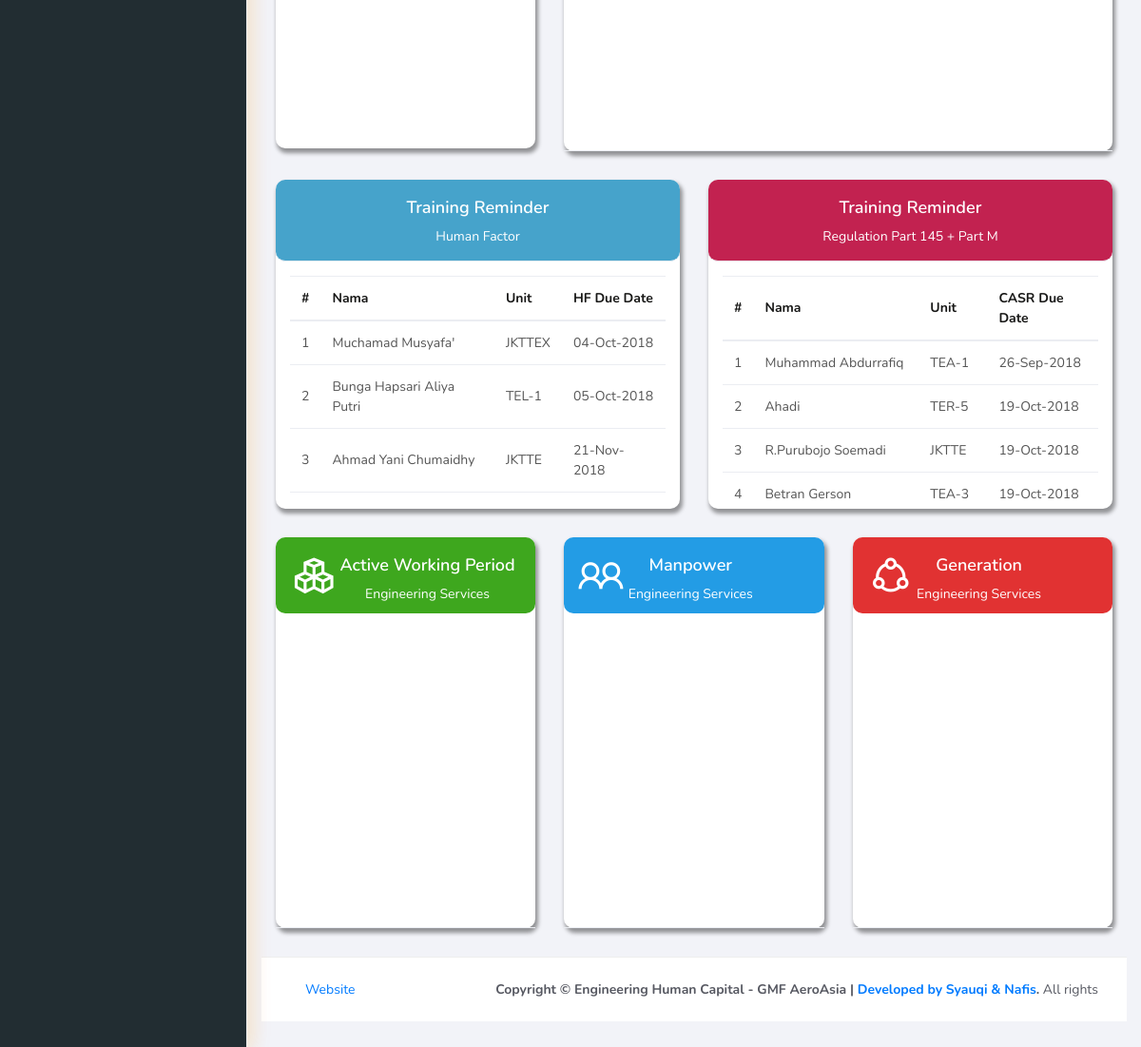
Before: / (lower part) with the older database file.
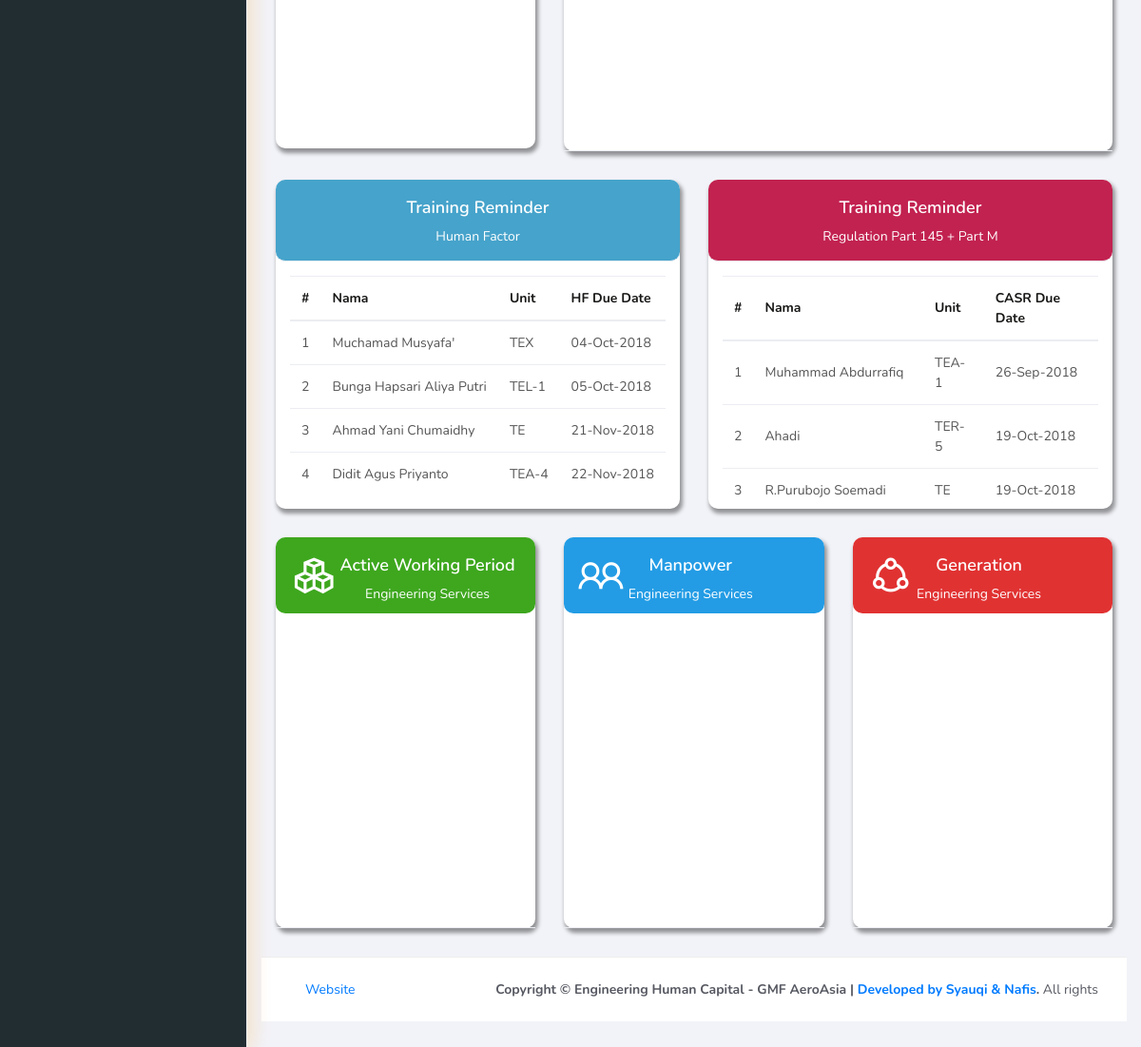
After: the same page with the newer database file.
### tables this page shows
CREATE TABLE `training` (
  `id_status` int(11) NOT NULL,
  `no_peg` int(10) NOT NULL,
  `unit` varchar(100) NOT NULL,
  `done_human` date DEFAULT '0000-00-00',
  `due_human` date DEFAULT '0000-00-00',
  `stat_human` tinyint(1) DEFAULT '1',
  `done_cas` date DEFAULT '0000-00-00',
  `due_cas` date DEFAULT '0000-00-00',
  `stat_cas` tinyint(1) DEFAULT '1',
  `done_fts` date DEFAULT '0000-00-00',
  `stat_fts` tinyint(1) DEFAULT '1',
  `done_sms` date DEFAULT '0000-00-00',
  `stat_sms` tinyint(1) DEFAULT '1',
  `done_ewis` date DEFAULT '0000-00-00',
  `stat_ewis` tinyint(1) DEFAULT '1',
  `done_module` date DEFAULT '0000-00-00',
  `stat_module` tinyint(1) DEFAULT '1',
  `done_gqs` date DEFAULT '0000-00-00',
  `stat_gqs` tinyint(1) DEFAULT '1',
  `done_batk` date DEFAULT '0000-00-00',
  `stat_batk` tinyint(1) DEFAULT '1',
  `done_basic` date DEFAULT '0000-00-00',
  `stat_basic` tinyint(1) DEFAULT '1',
  `done_cont` date DEFAULT '0000-00-00',
  `stat_cont` tinyint(1) DEFAULT '1',
  `done_typer1` date DEFAULT '0000-00-00',
  `stat_typer1` varchar(15) DEFAULT NULL,
  `done_typer2` date DEFAULT '0000-00-00',
  `stat_typer2` varchar(15) DEFAULT NULL,
  `done_typer3` date DEFAULT '0000-00-00',
  `stat_typer3` varchar(15) DEFAULT NULL
);

CREATE TABLE `pegawai` (
  `no_peg` int(10) NOT NULL,
  `nama_peg` varchar(50) NOT NULL,
  `dinas` enum('TE') NOT NULL DEFAULT 'TE',
  `bidang` enum('TEA','TEB','TEC','TED','TEJ','TEL','TEN','TEQ','TER','TEX','TEZ','TE') NOT NULL,
  `unit` enum('TEA-1','TEA-2','TEA-3','TEA-4','TEC-1','TED-1','TED-2','TED-3','TED-4','TED-5','TEL-1','TEL-2','TER-1','TER-2','TER-3','TER-4','TER-5','TEA','TEB','TEC','TED','TEJ','TEL','TEN','TEQ','TER','TEX','TEZ','TE') NOT NULL,
  `jabatan` enum('Development Engineer','Engineering Expert','General Manager','Manager','Secretary','Senior Aircraft Data Officer','Senior Development Engineer','Senior Technical Publication Officer','Technical Publication Officer','Trainee for Development Engineer','Vice President') NOT NULL,
  `pendidikan` varchar(50) NOT NULL DEFAULT '-',
  `tgl_masuk` date NOT NULL,
  `tgl_lahir` date NOT NULL,
  `TOEIC` int(5) NOT NULL,
  `ass_level` enum('Manager','General Manager','Vice President') NOT NULL,
  `nilai_ass` int(10) NOT NULL,
  `tgl_ass` date NOT NULL
);

### application/libraries/Template.php (called while the page is built)
<?php if ( ! defined('BASEPATH')) exit('No direct script access allowed');
class Template {
		var $template_data = array();
		function set($name, $value)
		{
			$this->template_data[$name] = $value;
		}
		function load($template = '', $view = '' , $view_data = array(), $return = FALSE)
		{
			$this->CI =& get_instance();
			$this->set('contents', $this->CI->load->view($view, $view_data, TRUE));
			return $this->CI->load->view($template, $this->template_data, $return);
		}
}

### application/controllers/Dashboard.php (called while the page is built, shortened)
<?php
class Dashboard extends CI_Controller {
	public function index()
	{
		if ($this->session->userdata('isLogin')== TRUE) {
			if ($_SESSION['tipe']=='super_admin') {
				redirect('super_admin/dashboard_super');
			}
			elseif ($_SESSION['tipe']=='admin'){
				redirect('admin/dashboard_admin');
			}
		} else {
			$tgl_sekarang = date('Y-m-d');
			$dua_bulan = date('Y-m-d', strtotime('+2 month', strtotime( $tgl_sekarang )));
			$par = array(
				'date1' => $tgl_sekarang,
				'date2' => $dua_bulan
			);
			$tra='due_human';
			$tra1='due_cas';
			$data['hum'] = $this->m_training->training_reminder($tra,$par);
			$data['ca'] = $this->m_training->training_reminder($tra1,$par);
			$this->template->load('v_static','v_dashboard', $data);
		}
	}
}

### index.php (called while the page is built, shortened)
<?php
require_once BASEPATH.'core/CodeIgniter.php';

### application/models/m_training.php (called while the page is built, shortened)
<?php
class M_training extends CI_Model{
	public function training_reminder($tra,$par){
		$param = $tra." BETWEEN " . "'" . $par['date1'] . "'" . " AND " . "'" . $par['date2'] . "'";
		return $this->db->select('training.no_peg, pegawai.nama_peg, training.unit, training.due_human, training.due_cas, training.done_fts, training.done_sms, training.done_ewis, training.done_module, training.done_gqs, training.done_batk, training.done_basic, training.done_cont, training.stat_typer1')
		->from('training')
		->join('pegawai', 'training.no_peg=pegawai.no_peg')
		->where($param)
		->order_by($tra,'ASC')
		->get();
	}
}

### application/views/v_dashboard.php (the view, shortened to what this page needs)
<?php
include 'v_navbar.php';
?>
<div class="main-panel">
  <div class="content">
   <div class="container-fluid">
<div class="row">
  <div class="col-md-4">
    <div class="card">
   <div class="card-body">
    <div id="ci_container" style="min-width: 290px; height: 300px; max-width: 400px; margin:0px; z-index: 1;"></div>
  </div>
</div>
</div>
<div class="col-md-8">
  <div class="card">
 <div class="card-header">
   <div id="container" style="min-width: 310px; height: 297px; margin: 0 auto"></div>
</div>
</div>
</div>
<div class="col-md-6">
  <div class="card">
    <div class="card-header" style="background-color:#46a3cb; border-radius: 10px">
      <h4 class="card-title" style="color: white">Training Reminder</h4>
      <p class="card-category" style="color: white">Human Factor</p>
    </div>
    <div class="card-body" style="height: 260px; overflow-y: scroll;">
      <table class="table table-head table-striped table-hover"  >
        <thead>
          <tr>
            <th scope="col">#</th>
            <th scope="col">Nama</th>
            <th scope="col">Unit</th>
            <th scope="col">HF Due Date</th>
          </tr>
        </thead>
        <tbody>
          <?php $no=1; foreach ($hum->result() as $val) { ?>
            <tr>
              <td><?php echo $no; ?></td>
              <td><?php echo $val->nama_peg; ?></td>
              <td><?php echo $val->unit; ?></td>
              <?php
              $newDate = date('d-M-Y', strtotime($val->due_human)); ?>
              <td><?php echo $newDate; ?></td>
            </tr>
            <?php $no++; } ?>
          </tbody>
        </table>
      </div>
    </div>
  </div>
  <div class="col-md-6">
    <div class="card">
      <div class="card-header" style="background-color: #c22250; border-radius: 10px">
        <h4 class="card-title" style="color: white">Training Reminder</h4>
        <p class="card-category" style="color: white">Regulation Part 145 + Part M</p>
      </div>
      <div class="card-body" style="height: 260px; overflow-y: scroll;">
        <table class="table table-head table-striped table-hover"  >
          <thead>
            <tr>
              <th scope="col">#</th>
              <th scope="col">Nama</th>
              <th scope="col">Unit</th>
              <th scope="col">CASR Due Date</th>
            </tr>
          </thead>
          <tbody>
            <?php $no=1; foreach ($ca->result() as $val) { ?>
              <tr>
                <td><?php echo $no; ?></td>
                <td><?php echo $val->nama_peg; ?></td>
                <td><?php echo $val->unit; ?></td>
                <?php
                $newDate = date('d-M-Y', strtotime($val->due_cas)); ?>
                <td><?php echo $newDate; ?></td>
              </tr>
              <?php $no++; } ?>
            </tbody>
          </table>
        </div>
      </div>
    </div>
    <div class="col-md-4">
      <div class="card">
        <div class="card-body" style="background-color:#3ea71e">
          <div class="row">
           <div class="col-5">
            <div class="icon-big text-center">
             <i class="la la-cubes" style="color: #ffffff; font-size: 50px; margin-left: -40%"></i>
           </div>
         </div>
         <div class="numbers" style="margin-left: -17%">
           <h4 class="card-title" style="color: #ffffff">Active Working Period</h4>
           <p class="card-category" style="color: #ffffff">Engineering Services</p>
         </div>
       </div>
     </div>
     <div class="card-header">
      <div id="ro_container" style="min-width: 100%; height: 300px; margin: 0 auto"></div>
  </div>
</div>
</div>
<div class="col-md-4">
  <div class="card">
    <div class="card-body" style="background-color:#239ce5">
      <div class="row">
       <div class="col-5">
        <div class="icon-big text-center">
         <i class="la la-users" style="color: #ffffff; font-size: 50px; margin-left: -40%"></i>
       </div>
     </div>
     <div class="numbers" style="margin-left: -17%">
       <h4 class="card-title" style="color: #ffffff">Manpower</h4>
       <p class="card-category" style="color: #ffffff">Engineering Services</p>
     </div>
   </div>
 </div>
 <div class="card-header">
  <div id="containers" style="min-width: 100%; height: 300px; max-width:auto; margin: 0 auto; margin-left:-15px"></div>
</div>
</div>
</div>
<div class="col-md-4">
  <div class="card">
    <div class="card-body" style="background-color:#e13232">
      <div class="row">
       <div class="col-5">
        <div class="icon-big text-center">
         <i class="la la-share-alt" style="color: #ffffff; font-size: 50px; margin-left: -40%"></i>
       </div>
     </div>
     <div class="numbers" style="margin-left: -17%">
       <h4 class="card-title" style="color: #ffffff">Generation</h4>
       <p class="card-category" style="color: #ffffff">Engineering Services</p>
     </div>
   </div>
 </div>
 <div class="card-header">
   <div id="bar_container" style="min-width: 220px; max-width: 600px; height: 300px; margin: 0 auto"></div>
</div>
</div>
</div>

### application/views/v_navbar.php (shortened to what this page needs)
<div class="sidebar">
	<div class="scrollbar-inner sidebar-wrapper">
	</div>
</div>

### application/views/v_static.php (shortened to what this page needs)
<!DOCTYPE html>
<html>
<head>
	<link rel="stylesheet" href="<?php echo base_url();?>assets/css/bootstrap.min.css">
	<link rel="stylesheet" href="<?php echo base_url();?>assets/css/ready.css">
	<link rel="stylesheet" href="<?php echo base_url();?>assets/css/demo.css">
	<link rel="stylesheet" href="<?php echo base_url();?>assets/dataTable/css/jquery.dataTables.css">
	<link rel="stylesheet" href="<?php echo base_url();?>assets/dataTable/css/dataTables.bootstrap4.css">
</head>
<body>
	<div class="wrapper">
		<div class="sidebar">
			<div class="scrollbar-inner sidebar-wrapper">
			</div>
		</div>
		<?php echo $contents;?>
		<footer class="footer" style="width: 100%">
			<div class="container-fluid">
				<nav class="pull-left">
					<ul class="nav">
						<li class="nav-item">
							<a class="nav-link" href="http://www.gmf-aeroasia.co.id/">
								Website
							</a>
						</li>
					</ul>
				</nav>
				<div class="copyright ml-auto">
					<strong>Copyright &copy; Engineering Human Capital - GMF AeroAsia | <a href="mailto: ahmadthariqsyauqi@gmail.com"> Developed by Syauqi </a>
						<a href="mailto: nurunnafis23@gmail.com">& Nafis</a>.</strong> All rights
					</div>
				</div>
			</footer>
		</body>
		</html>

Changed rows visible on the page:
no longer on this page (row unchanged): training: pegawai.nama_peg "Betran Gerson", unit "TEA-3", due_cas "19-Oct-2018", shown under "Training Reminder"
changed training "Muchamad Musyafa'": unit "JKTTEX" → "TEX"
changed training "21-Nov-2018": unit "JKTTE" → "TE"
now on this page (row unchanged): training: pegawai.nama_peg "Didit Agus Priyanto", unit "TEA-4", due_human "22-Nov-2018", shown under "Training Reminder"
changed training "R.Purubojo Soemadi": unit "JKTTE" → "TE"
